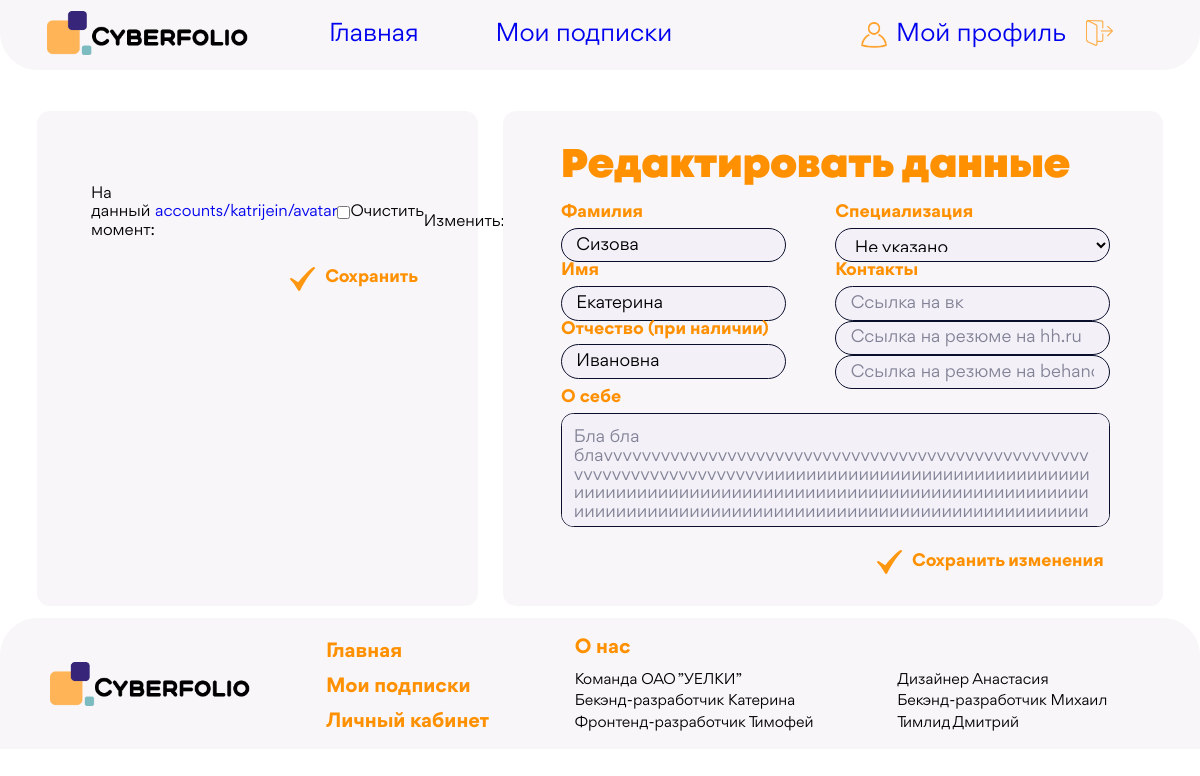
Page /profile/katrijein/edit (signed in) on the earlier database version.
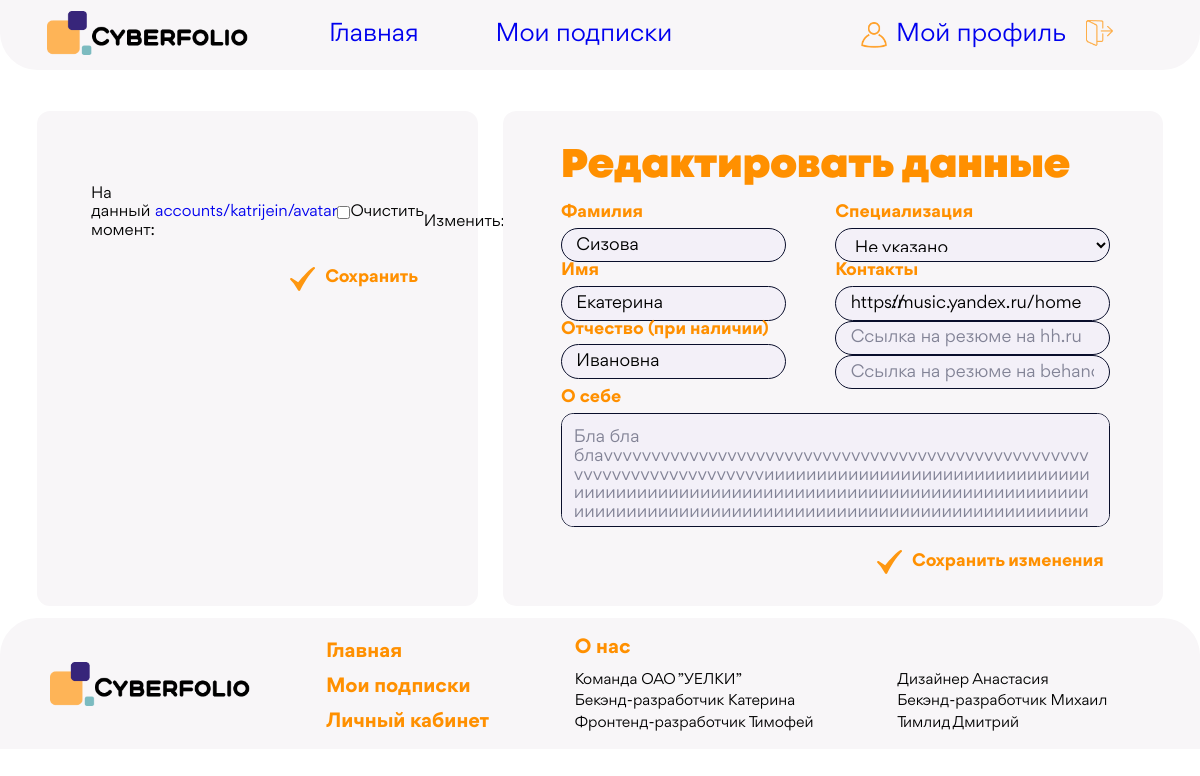
Same page on the later database version.
### Accounts/models.py (models this page shows, shortened)
class User(AbstractUser):
    sur_sur_name = models.CharField(max_length=20, verbose_name="Фамилия",blank=True)
    slug = models.SlugField(verbose_name='Слаг', unique=True)
    descriptions = models.TextField(max_length=300, verbose_name='Описание',blank=True)
    email = models.EmailField(verbose_name='Почта',blank=True)
    spec = models.ForeignKey('Specs', db_index=True, on_delete=models.PROTECT, verbose_name="Специализация",blank=True, default=1)
    photo = models.ImageField(upload_to=user_directory_path, blank=True, verbose_name="Фото")
    time_create = models.DateTimeField(auto_now_add=True, verbose_name="Время создания")
    vk_url = models.URLField(max_length=128, blank=True, verbose_name='VK')
    hh_url = models.URLField(max_length=128,blank=True, verbose_name='HH')
    behance_url = models.URLField(max_length=128,blank=True,verbose_name='BH')
    class Meta:
        verbose_name = 'Юзер'
        verbose_name_plural = 'Юзеры'
        ordering = ['id']

### Accounts/views.py (the view, shortened to what this page needs)
# urls.py: path('profile/<slug:slug>/edit', ProfileUpdateView.as_view(), name='editProfile'),
class ProfileUpdateView(UpdateView):
    model = User
    enctype = "multipart/form-data"
    fields = ['first_name', 'last_name', 'sur_sur_name', 'spec', 'vk_url', 'hh_url', 'behance_url', 'descriptions', 'photo']
    template_name = 'profile_settings1.html'
    def get(self, request, *args, **kwargs):
        slug = self.kwargs.get(self.slug_url_kwarg, None)
        user_profile = get_object_or_404(User, slug=slug)
        if request.user.is_authenticated:
            if user_profile.id == request.user.id:
                self.object = self.get_object()
                return super().get(request, *args, **kwargs)
        raise PermissionDenied()

### Accounts/models.py (called while the page is built)
    def __str__(self):
        return self.name

### templates/profile_settings1.html (shortened to what this page needs)
{% extends 'base.html' %}
{% load widget_tweaks %}
{% load static %}
{% block css %}
    <link rel="stylesheet" href="{% static 'css/normalize.css' %}">
    <link rel="stylesheet" href="{% static 'css/general_styles.css' %}">
    <link rel="stylesheet" href="{% static 'css/profile_styles.css' %}">
    <link href = "{% static 'fonts/stylesheet.css' %}" rel = "stylesheet" type = "text/css" />
{% endblock %}
{% block content %}
    <section class="main-section">
        <div class="container main-container">
            <div class="photo-container">
                <form action="" autocomplete method="POST" enctype="multipart/form-data" class="add-image-form">
                    <div class="input-wrapper">
                       {% render_field form.photo value="Добавить фото" accept="image/*,image/jpeg" id="input_file" class="input_file" %}
                        <label for="input_file" class="input-photo-label">Добавить фото</label>
                    </div>
                    <div class="submit-section photo-submit-section">
                        <img src="{% static '/images/galochka.svg' %}" alt="" class="galochka-icon">
                        <input type="submit" value="Сохранить" class="save-button">
                    </div>
                </form>
            </div>
            <div class="redactor-container">
                <h1 class="redactor-heading">Редактировать данные</h1>
                <form action="" autocomplete method="POST" class="information-form">
                    <div class="colum-fields">
                        <div class="colum first-colum">
                        <div class="input-heading">Фамилия</div>
                        {% render_field form.last_name class="input first-input" %}
                        <div class="input-heading">Имя</div>
                        {% render_field form.first_name class="input first-input" %}
                        <div class="input-heading">Отчество (при наличии)</div>
                        {% render_field form.sur_sur_name class="input first-input" %}
                        </div>
                        <div class="colum second-colum">
                        <div class="input-heading">Специализация</div>
                            {% render_field form.spec class="input secon-input" %}
                        <div class="input-heading">Контакты</div>
                        {% render_field form.vk_url placeholder="Ссылка на вк" class="input secon-input" %}
                        {% render_field form.hh_url placeholder="Ссылка на резюме на hh.ru" class="input secon-input" %}
                        {% render_field form.behance_url placeholder="Ссылка на резюме на behance" class="input secon-input" %}
                        </div>
                    </div>
                    <strong class="input-heading textarea-heading">О себе</strong>
                    {% render_field form.descriptions placeholder="Расскажите кратко о себе" class="textarea" %}
                    <div class="submit-section info-submit-section">
                        <img src="{% static '/images/galochka.svg' %}" alt="" class="galochka-icon">
                        <input type="submit" value="Сохранить изменения" class="save-button">
                    </div>
                </form>
            </div>
        </div>
    </section>
{% endblock %}

Differences in the rows shown:
changed User "Сизова": vk_url (not shown) → "https://music.yandex.ru/home"
